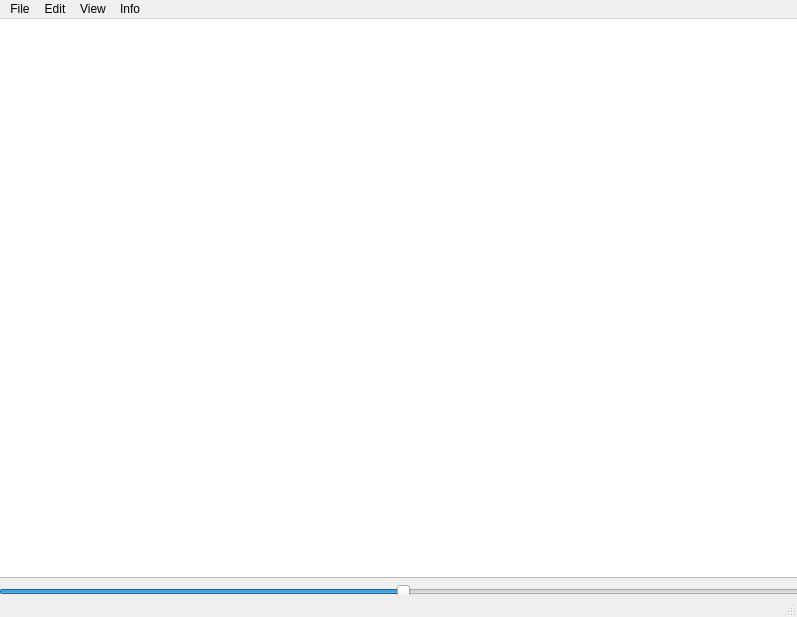
<?xml version="1.0" encoding="UTF-8"?>
<ui version="4.0">
 <class>MainWindow</class>
 <widget class="QMainWindow" name="MainWindow">
  <property name="geometry">
   <rect>
    <x>0</x>
    <y>0</y>
    <width>797</width>
    <height>617</height>
   </rect>
  </property>
  <property name="windowTitle">
   <string>Notepad for real men</string>
  </property>
  <widget class="QWidget" name="centralwidget">
   <widget class="QWidget" name="verticalLayoutWidget">
    <property name="geometry">
     <rect>
      <x>-1</x>
      <y>-1</y>
      <width>801</width>
      <height>581</height>
     </rect>
    </property>
    <layout class="QVBoxLayout" name="verticalLayout">
     <item>
      <widget class="QTextEdit" name="textEdit">
       <property name="cursor" stdset="0">
        <cursorShape>ArrowCursor</cursorShape>
       </property>
       <property name="lineWrapMode">
        <enum>QTextEdit::WidgetWidth</enum>
       </property>
       <property name="lineWrapColumnOrWidth">
        <number>0</number>
       </property>
      </widget>
     </item>
     <item>
      <widget class="QSlider" name="horizontalSlider">
       <property name="value">
        <number>50</number>
       </property>
       <property name="orientation">
        <enum>Qt::Horizontal</enum>
       </property>
      </widget>
     </item>
    </layout>
   </widget>
  </widget>
  <widget class="QMenuBar" name="menubar">
   <property name="geometry">
    <rect>
     <x>0</x>
     <y>0</y>
     <width>797</width>
     <height>21</height>
    </rect>
   </property>
   <widget class="QMenu" name="menuFile">
    <property name="title">
     <string>File</string>
    </property>
    <addaction name="actionNew"/>
    <addaction name="actionOpen"/>
    <addaction name="actionSave_as"/>
    <addaction name="actionPrint"/>
    <addaction name="actionExit"/>
   </widget>
   <widget class="QMenu" name="menuEdit">
    <property name="title">
     <string>Edit</string>
    </property>
    <addaction name="actionCopy"/>
    <addaction name="actionPaste"/>
    <addaction name="actionCut"/>
    <addaction name="actionUndo"/>
    <addaction name="actionRedo"/>
   </widget>
   <widget class="QMenu" name="menuview">
    <property name="title">
     <string>View</string>
    </property>
    <addaction name="actionFont_size"/>
    <addaction name="actionFont_size_2"/>
    <addaction name="actionText_wrapping"/>
    <addaction name="actionDark_theme"/>
   </widget>
   <widget class="QMenu" name="menuInfo">
    <property name="title">
     <string>Info</string>
    </property>
    <addaction name="actionAbout_me"/>
   </widget>
   <addaction name="menuFile"/>
   <addaction name="menuEdit"/>
   <addaction name="menuview"/>
   <addaction name="menuInfo"/>
  </widget>
  <widget class="QStatusBar" name="statusbar"/>
  <action name="actionNew">
   <property name="icon">
    <iconset resource="sources/source.qrc">
     <normaloff>:/source/New.bmp</normaloff>:/source/New.bmp</iconset>
   </property>
   <property name="text">
    <string>New</string>
   </property>
   <property name="shortcut">
    <string>Ctrl+N</string>
   </property>
  </action>
  <action name="actionOpen">
   <property name="icon">
    <iconset resource="sources/source.qrc">
     <normaloff>:/source/Open.bmp</normaloff>:/source/Open.bmp</iconset>
   </property>
   <property name="text">
    <string>Open</string>
   </property>
   <property name="shortcut">
    <string>Ctrl+0</string>
   </property>
  </action>
  <action name="actionSave_as">
   <property name="icon">
    <iconset resource="sources/source.qrc">
     <normaloff>:/source/Save.bmp</normaloff>:/source/Save.bmp</iconset>
   </property>
   <property name="text">
    <string>Save as</string>
   </property>
   <property name="shortcut">
    <string>Ctrl+S</string>
   </property>
  </action>
  <action name="actionPrint">
   <property name="icon">
    <iconset resource="sources/source.qrc">
     <normaloff>:/source/Sticky.bmp</normaloff>:/source/Sticky.bmp</iconset>
   </property>
   <property name="text">
    <string>Print</string>
   </property>
   <property name="shortcut">
    <string>Ctrl+P</string>
   </property>
  </action>
  <action name="actionExit">
   <property name="icon">
    <iconset resource="sources/source.qrc">
     <normaloff>:/source/DeleteSticky.bmp</normaloff>:/source/DeleteSticky.bmp</iconset>
   </property>
   <property name="text">
    <string>Exit</string>
   </property>
  </action>
  <action name="actionCopy">
   <property name="icon">
    <iconset resource="sources/source.qrc">
     <normaloff>:/source/Copy.bmp</normaloff>:/source/Copy.bmp</iconset>
   </property>
   <property name="text">
    <string>Copy</string>
   </property>
   <property name="shortcut">
    <string>Ctrl+C</string>
   </property>
  </action>
  <action name="actionPaste">
   <property name="icon">
    <iconset resource="sources/source.qrc">
     <normaloff>:/source/Paste.bmp</normaloff>:/source/Paste.bmp</iconset>
   </property>
   <property name="text">
    <string>Paste</string>
   </property>
   <property name="shortcut">
    <string>Ctrl+V</string>
   </property>
  </action>
  <action name="actionCut">
   <property name="icon">
    <iconset resource="sources/source.qrc">
     <normaloff>:/source/Cut.bmp</normaloff>:/source/Cut.bmp</iconset>
   </property>
   <property name="text">
    <string>Cut</string>
   </property>
   <property name="shortcut">
    <string>Ctrl+X</string>
   </property>
  </action>
  <action name="actionUndo">
   <property name="text">
    <string>Undo</string>
   </property>
   <property name="shortcut">
    <string>Ctrl+Z</string>
   </property>
  </action>
  <action name="actionRedo">
   <property name="text">
    <string>Redo</string>
   </property>
  </action>
  <action name="actionFont_size">
   <property name="text">
    <string>Font size +</string>
   </property>
   <property name="shortcut">
    <string>Ctrl++</string>
   </property>
  </action>
  <action name="actionFont_size_2">
   <property name="text">
    <string>Font size -</string>
   </property>
   <property name="shortcut">
    <string>Ctrl+-</string>
   </property>
  </action>
  <action name="actionText_wrapping">
   <property name="checkable">
    <bool>true</bool>
   </property>
   <property name="text">
    <string>No wrapping</string>
   </property>
  </action>
  <action name="actionDark_theme">
   <property name="checkable">
    <bool>true</bool>
   </property>
   <property name="text">
    <string>Dark theme</string>
   </property>
  </action>
  <action name="actionAbout_me">
   <property name="text">
    <string>About me</string>
   </property>
  </action>
 </widget>
 <resources>
  <include location="sources/source.qrc"/>
 </resources>
 <connections/>
</ui>
